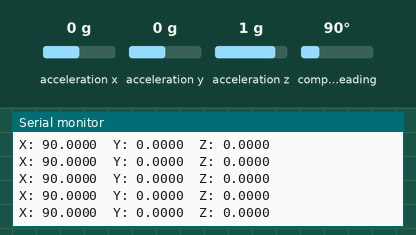
Simulated run of this sketch. Board: ESP32. Shown: the last lines printed to the serial monitor. The test bench sets the inputs (shaded band); at power-on: acceleration x 0 g, acceleration y 0 g, acceleration z 1 g, compass heading 90°.

Above: at 2.2 s.
2.3 s: acceleration x set to -1.4 g
At 2.33 s:
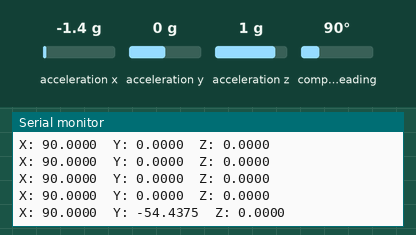
3.8 s: acceleration y set to -1.4 g
At 3.85 s:
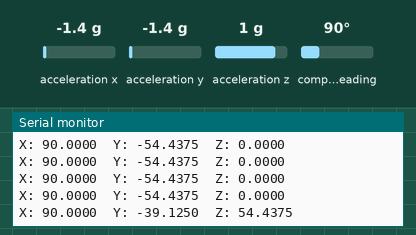
5.3 s: acceleration z set to -1.4 g
At 5.38 s:
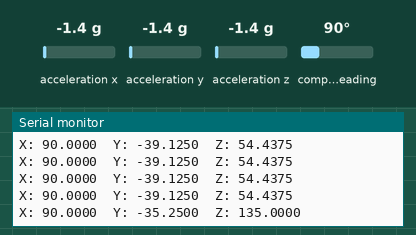
6.8 s: compass heading set to 7°
At 6.8 s:
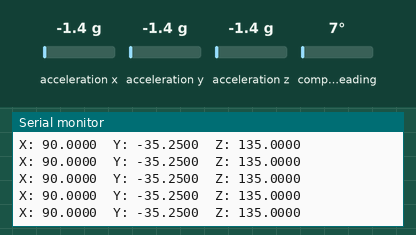
Timing chart, 0 to 9.3 s (numbered marks = the images above; inputs shaded):
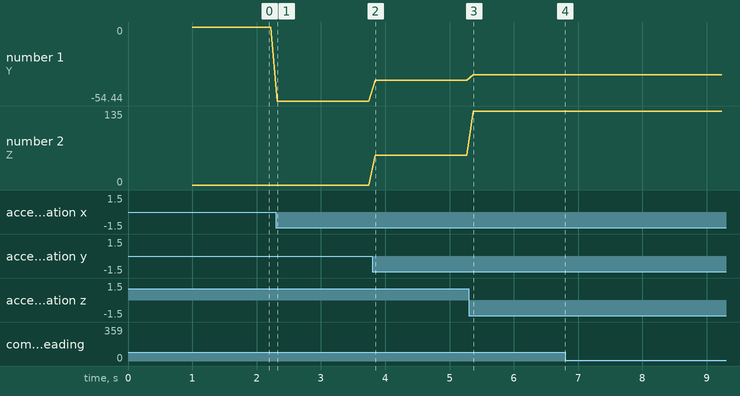

Measured:
- after the input at 2.3 s, the serial monitor: prints a new line at once (image 1)
- after the input at 3.8 s, the serial monitor: prints a new line after 0.05 s (image 2)
- after the input at 5.3 s, the serial monitor: prints a new line after 0.07 s (image 3)
- plotted number 1: 0 → -54.44 after the input at 2.3 s, -54.44 → -39.12 after the input at 3.8 s, -39.12 → -35.25 after the input at 5.3 s
- plotted number 2: 0 → 54.44 after the input at 3.8 s, 54.44 → 135 after the input at 5.3 s

The sketch:

adafruit_test.ino
```cpp
// adafruit_test.ino - Bring-up sketch for a single BNO055
//
// First sketch flashed to the ESP32 during hardware bring-up. Verifies that
// one BNO055 connected directly (no multiplexer) responds and produces sane
// Euler-angle orientation data. Used as a "is the sensor alive?" smoke test
// before introducing the TCA9548A multiplexer.

#include <Wire.h>
#include <Adafruit_Sensor.h>
#include <Adafruit_BNO055.h>
#include <utility/imumaths.h>

// id=55 is an arbitrary tag for the Adafruit library; 0x29 is the BNO055
// address with ADR tied high.
Adafruit_BNO055 bno = Adafruit_BNO055(55, 0x29);

void setup(void)
{
  Serial.begin(115200);
  Serial.println("Orientation Sensor Test"); Serial.println("");
  /* Initialise the sensor */
  if(!bno.begin())
  {
    /* There was a problem detecting the BNO055 ... check your connections */
    Serial.print("Ooops, no BNO055 detected ... Check your wiring or I2C ADDR!");
    while(1);
  }
  delay(1000);
  bno.setExtCrystalUse(true);   // use the external 32 kHz crystal for stability
}

void loop(void)
{
  /* Get a new sensor event */
  sensors_event_t event;
  bno.getEvent(&event);
  /* Display the floating point data - Euler angles in degrees */
  Serial.print("X: ");
  Serial.print(event.orientation.x, 4);
  Serial.print("\tY: ");
  Serial.print(event.orientation.y, 4);
  Serial.print("\tZ: ");
  Serial.print(event.orientation.z, 4);
  Serial.println("");
  delay(100);
}
```
